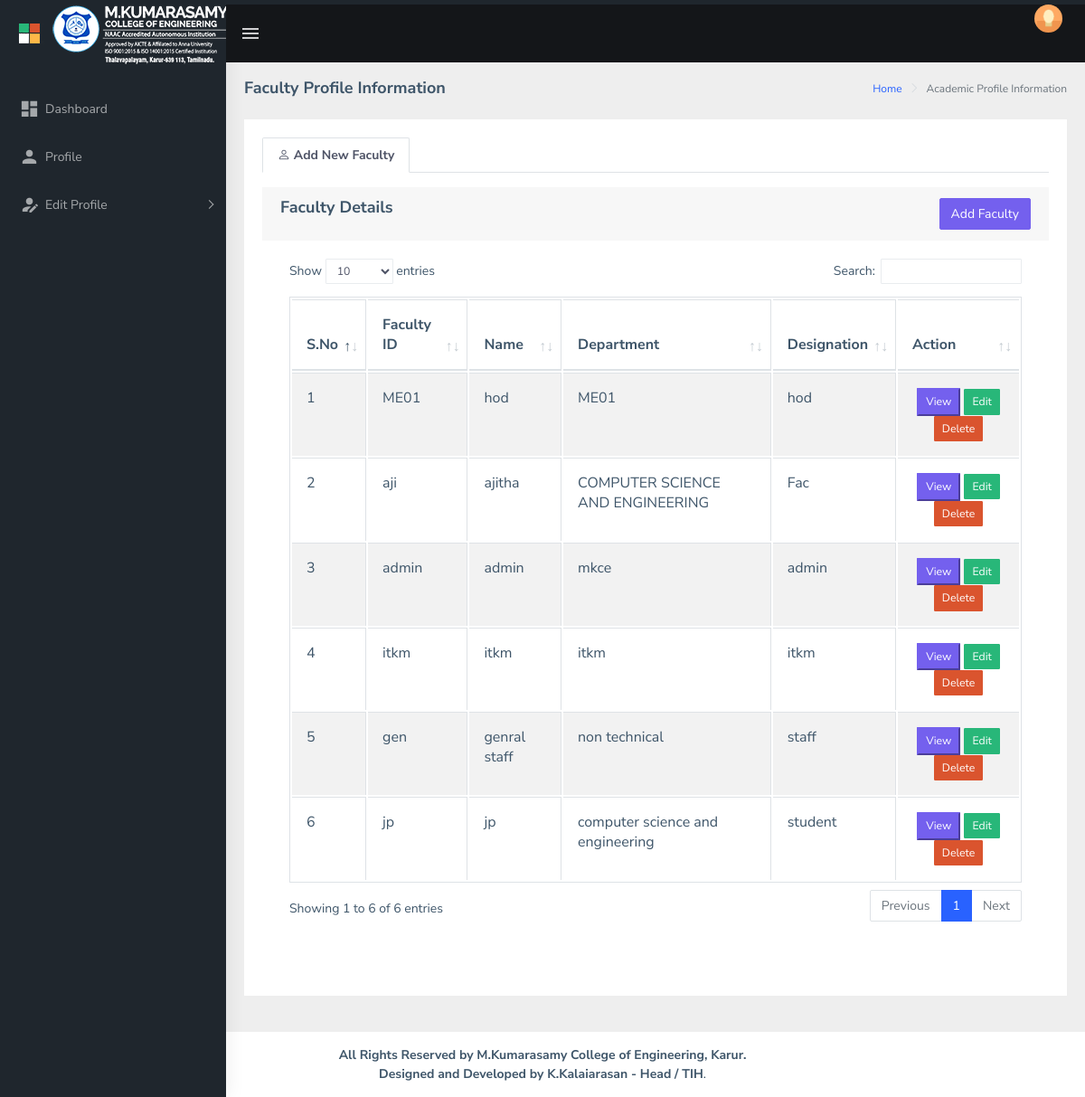
The page /ptest.php (signed in) on the database its author committed.
### tables this page shows
CREATE TABLE `faculty` (
  `uid` int(100) NOT NULL,
  `id` varchar(100) NOT NULL,
  `name` varchar(100) NOT NULL,
  `dept` varchar(50) NOT NULL,
  `design` varchar(50) NOT NULL,
  `role` varchar(50) NOT NULL,
  `doj` date NOT NULL,
  `pass` varchar(50) NOT NULL,
  `cert` varchar(100) NOT NULL,
  `bc` int(200) NOT NULL,
  `ac` int(200) NOT NULL
);

### ptest.php (the view, shortened to what this page needs)
<?php
require 'config.php';
?>
<html dir="ltr" lang="en">
<head>
    <link href="assets/libs/jquery-steps/jquery.steps.css" rel="stylesheet">
    <link href="assets/libs/jquery-steps/steps.css" rel="stylesheet">
	<link rel="stylesheet" type="text/css" href="assets/libs/bootstrap-datepicker/dist/css/bootstrap-datepicker.min.css">
    <link href="dist/css/style.min.css" rel="stylesheet">
	<link href="assets/libs/datatables.net-bs4/css/dataTables.bootstrap4.css" rel="stylesheet">
	<link href="https://cdn.jsdelivr.net/npm/bootstrap-icons@1.5.0/font/bootstrap-icons.css" rel="stylesheet">
	<link rel="stylesheet" href="https://cdnjs.cloudflare.com/ajax/libs/font-awesome/6.4.0/css/fontawesome.min.css" />
    <link rel="stylesheet" href="//cdn.jsdelivr.net/npm/alertifyjs@1.13.1/build/css/alertify.min.css"/>
</head>
<body>
    <div id="main-wrapper">
        <header class="topbar" data-navbarbg="skin5">
            <nav class="navbar top-navbar navbar-expand-md navbar-dark">
                <div class="navbar-header" data-logobg="skin5">
                    <a class="navbar-brand" href="index.html">
                        <b class="logo-icon p-l-10">
                            <img src="assets/images/logo-icon.png" alt="homepage" class="light-logo" />
                        </b>
                        <span class="logo-text">
                             <img src="assets/images/srms.png" alt="homepage" class="light-logo" />
                        </span>
                    </a>
                </div>
                <div class="navbar-collapse collapse" id="navbarSupportedContent" data-navbarbg="skin5">
                    <ul class="navbar-nav float-left mr-auto">
                        <li class="nav-item d-none d-md-block"><a class="nav-link sidebartoggler waves-effect waves-light" href="javascript:void(0)" data-sidebartype="mini-sidebar"><i class="mdi mdi-menu font-24"></i></a></li>
                    </ul>
                    <ul class="navbar-nav float-right">
                        <li class="nav-item dropdown">
                            <a class="nav-link dropdown-toggle text-muted waves-effect waves-dark pro-pic" href="" data-toggle="dropdown" aria-haspopup="true" aria-expanded="false"><img src="assets/images/users/1.jpg" alt="user" class="rounded-circle" width="31"></a>
                        </li>
                    </ul>
                </div>
            </nav>
        </header>
         <aside class="left-sidebar" data-sidebarbg="skin5">
            <div class="scroll-sidebar">
                <nav class="sidebar-nav">
                    <ul id="sidebarnav" class="p-t-30">
                        <li class="sidebar-item"> <a class="sidebar-link waves-effect waves-dark sidebar-link" href="main.php" aria-expanded="false"><i class="mdi mdi-view-dashboard"></i><span class="hide-menu">Dashboard</span></a></li>
                        <li class="sidebar-item"> <a class="sidebar-link waves-effect waves-dark sidebar-link" href="profile.php" aria-expanded="false"><i class="mdi mdi-account"></i><span class="hide-menu">Profile</span></a></li>
                        <li class="sidebar-item"> <a class="sidebar-link has-arrow waves-effect waves-dark" href="javascript:void(0)" aria-expanded="false"><i class="mdi mdi-account-edit"></i><span class="hide-menu">Edit Profile</span></a>
                        </li>
                    </ul>
                </nav>
            </div>
        </aside>
        <div class="page-wrapper">
            <div class="page-breadcrumb">
                <div class="row">
                    <div class="col-12 d-flex no-block align-items-center">
                        <h4 class="page-title">Faculty Profile Information</h4>
                        <div class="ml-auto text-right">
                            <nav aria-label="breadcrumb">
                                <ol class="breadcrumb">
                                    <li class="breadcrumb-item"><a href="#">Home</a></li>
                                    <li class="breadcrumb-item active" aria-current="page">Academic Profile Information</li>
                                </ol>
                            </nav>
                        </div>
                    </div>
                </div>
            </div>
            <div class="container-fluid">
                <div class="card">
                    <div class="card-body wizard-content">
						<div class="card">
                            <ul class="nav nav-tabs mb-3" role="tablist">
                                <li class="nav-item"> <a class="nav-link active" data-toggle="tab" href="#home" role="tab"><span class="hidden-sm-up"></span> <span class="hidden-xs-down"><i class="bi-person"></i><b> Add New Faculty</b></span></a> </li>
                            </ul>
	<div class="tab-content tabcontent-border">
      <div class="tab-pane active" id="home" role="tabpanel">
    <div class="row">
        <div class="col-md-12">
            <div class="card">
                <div class="card-header">
                    <h4>Faculty Details
                        <button type="button" style="float: right;" class="btn btn-primary" data-bs-toggle="modal" data-bs-target="#studentAddModal">
                            Add Faculty
                        </button>
                    </h4>
                </div>
                <div class="card-body">
 <div class="table-responsive">
                    <table id="myTable2" class="table table-bordered table-striped">
										<thead>
                                            <tr>
                                                <th><b>S.No</b></th>
												<th><b>Faculty ID</b></th>
												<th><b>Name</b></th>
												<th><b>Department</b></th>
												<th><b>Designation</b></th>
												<th><b>Action</b></th>
                                            </tr>
                                        </thead>
								<tbody>
                            <?php
										$query = "SELECT * FROM faculty";
										$query_run = mysqli_query($db, $query);
										if(mysqli_num_rows($query_run) > 0)
										{
											$sn=1;
											foreach($query_run as $student)
											{
                                    ?>
                                            <tr>
                                                <td><?php echo $sn;?></td>
												<td><?= $student['id']?> </td>
                                                <td><span><?= $student['name']?></span></td>
												<td><span><?= $student['dept']?></span></td>
												<td><span><?= $student['design']?></span></td>
												<td align="center">
												<button type="button" id="ledonof" value="<?=$student['uid'];?>" class="btnimg5 btn-primary btn-sm" data-bs-toggle="modal" data-bs-target="#studentViewModal3">View</button>
												<button type="button" value="<?=$student['uid'];?>" class="editfamilyBtn btn btn-success btn-sm">Edit</button>
												<button type="button" value="<?=$student['uid'];?>" class="deletepcBtn btn btn-danger btn-sm">Delete</button>
												</td>
                                            </tr>
                                     <?php
									 $sn=$sn+1;
											}
                            }
                            ?>
                                        </tbody>
                    </table>
                </div>
				</div>
            </div>
        </div>
    </div>
</div>
                            </div>
							</div>
                    </div>
                </div>
            </div>
			</div>
			</div>
</body>
</html>

### ptest.php (style rules this page uses)
.d-none { display:none; }

### rows shown on the page
faculty: id "ME01", name "hod", dept "ME01", design "hod"
faculty: id "aji", name "ajitha", dept "COMPUTER SCIENCE AND ENGINEERING", design "Fac", $student['uid'] 12346 (drawn)
faculty: id "admin", name "admin", dept "mkce", design "admin", $student['uid'] 12347 (drawn)
faculty: id "itkm", name "itkm", dept "itkm", design "itkm", $student['uid'] 12348 (drawn)
faculty: id "gen", name "genral staff", dept "non technical", design "staff", $student['uid'] 12349 (drawn)
faculty: id "jp", name "jp", dept "computer science and engineering", design "student", $student['uid'] 12350 (drawn)
